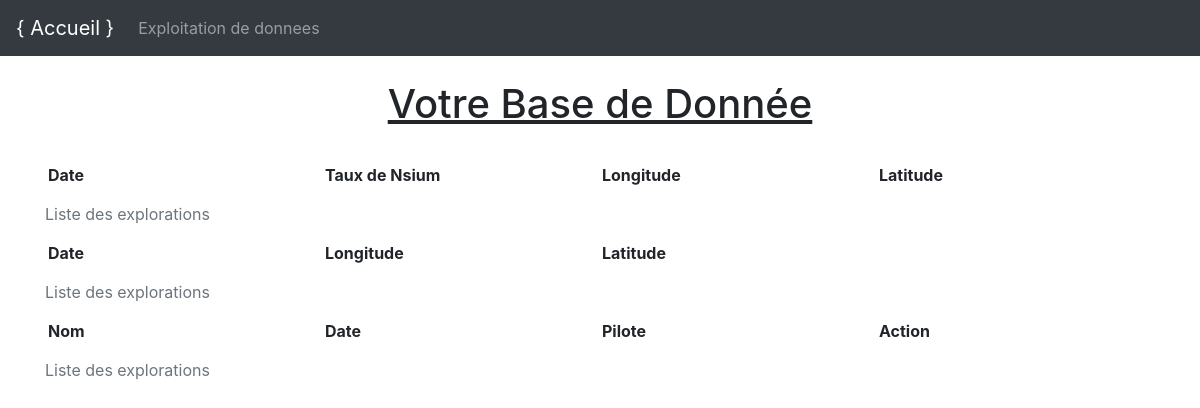
Before: /exploitation_de_donnees with the older database file.
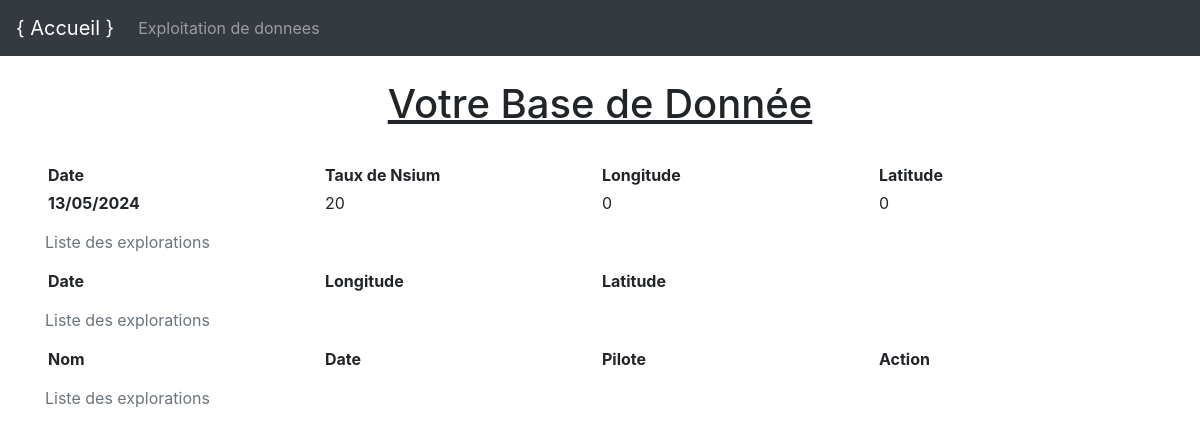
After: the same page with the newer database file.
### tables this page shows
CREATE TABLE "Nsium" (
	"id_nsium"	INTEGER,
	"Date"	TEXT,
	"Taux nsium"	INTEGER,
	"Latitude"	INTEGER,
	"Longitude"	INTEGER,
	PRIMARY KEY("id_nsium" AUTOINCREMENT)
);

### web.py (the view)
@app.route("/exploitation_de_donnees")
def Nsium():
    Base = bdd.recuperer_task('Nsium')
    print(Base)
    return render_template(
        "exploitation_de_donnees.html",base_nsium=Base)

### bdd.py (called while the page is built)
    def recuperer_task(self,base):
        connexion = sqlite3.connect(self.chemin_bdd)
        curseur = connexion.cursor()
        requete_sql = f"""
            SELECT *
            FROM {base};"""
        resultat = curseur.execute(requete_sql)
        donnee = resultat.fetchall()
        connexion.close()
        return donnee

### templates/exploitation_de_donnees.html (shortened to what this page needs)
{% extends "base.html" %}
{% block contenu %}
<!DOCTYPE html>
<html lang="fr">
<head>
    <link rel="stylesheet" href="{{ url_for('static', filename='style.css') }}" />
</head>
<body>
    <h1>Votre Base de Donnée </h1>
    <br>
    <table>
        <caption>
            Liste des explorations
        </caption>
        <thead>
            <tr>
                <th scope="col">Date</th>
                <th scope="col">Taux de Nsium</th>
                <th scope="col">Longitude</th>
                <th scope="col">Latitude</th>
            </tr>
        </thead>
        <tbody>
            {% for task in base_nsium %}
            <tr>
                <th scope="row">{{ task[1] }}</th>
                <td>{{ task[2] }}</td>
                <td>{{ task[3] }}</td>
                <td>{{ task[4] }}</td>
            </tr>
            {% endfor %}
        </tbody>
      </table>
      <table>
        <caption>
            Liste des explorations
        </caption>
        <thead>
            <tr>
                <th scope="col">Date</th>
                <th scope="col">Longitude</th>
                <th scope="col">Latitude</th>
                <th></th>
            </tr>
        </thead>
      </table>
      <table>
        <caption>
            Liste des explorations
        </caption>
        <thead>
            <tr>
                <th scope="col">Nom</th>
                <th scope="col">Date</th>
                <th scope="col">Pilote</th>
                <th scope="col">Action</th>
            </tr>
        </thead>
      </table>
</body>
</html>
{% endblock %}

### templates/base.html (shortened to what this page needs)
<!doctype html>
<html lang="fr">
<head>
    <link rel="stylesheet" href="https://stackpath.bootstrapcdn.com/bootstrap/4.4.1/css/bootstrap.min.css">
</head>
<body>
    <nav class="navbar navbar-expand-lg navbar-dark bg-dark">
        <a class="navbar-brand" href="/">{ Accueil }</a>
        <div class="collapse navbar-collapse" id="navbarsExampleDefault">
            <ul class="navbar-nav mr-auto">
                <li class="nav-item">
                    <a class="nav-link" href="/exploitation_de_donnees">Exploitation de donnees</a>
                </li>
            </ul>
        </div>
    </nav>
    <div class="container">
        <br />
        {% block contenu %}
        {% endblock %}
    </div>
</body>
</html>

### static/style.css (style rules this page uses)
h1 { text-align: center; text-decoration: underline; }
table { table-layout:fixed; width: 100%; border-collapse:separate; }

Changed rows visible on the page:
added Nsium: Date "13/05/2024", Taux nsium "20", Latitude "0", Longitude "0"
